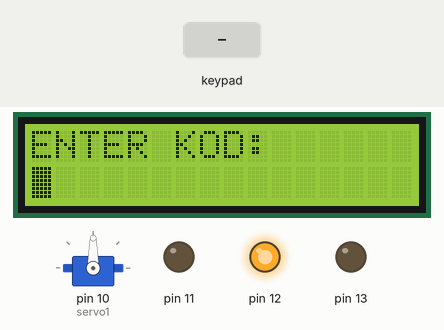
This sketch was run on a simulated Arduino Uno, built with avr-gcc and run on an emulated ATmega328P. Parts: servo, 16×2 character LCD, output pins drawn as LEDs (lit = HIGH). Inputs (shaded band) come from the test bench. What the sketch prints to the serial monitor is not drawn.

Above: at 1.2 s.
1.3 s: keypad keys 5 1 9 6 # pressed 0.4 s apart
At 4.0 s:
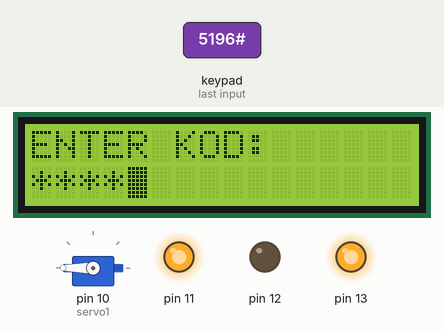
At 5.4 s:
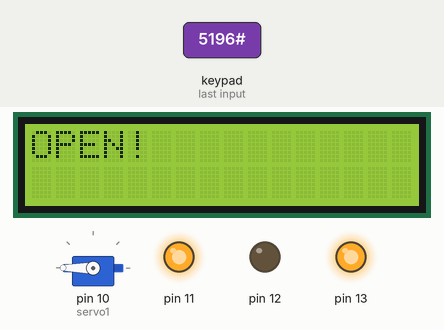
Timing chart, 0 to 6.9 s (numbered marks = the images above; inputs shaded):
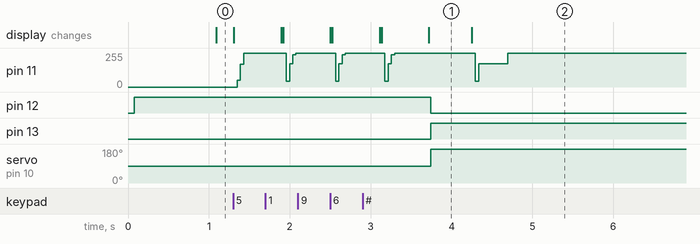

The sketch:

lock.ino
```cpp
#include <Wire.h>              //Библиотека для управления устройствами по I2C
#include <Keypad.h>            //Библиотека для работы с клавиатуры
#include <LiquidCrystal_I2C.h> //Библиотека для работы с дисплеем LCD1602 по I2C интерфейсу
#include <Servo.h>             //Библиотека для работы с сервоприводом

Servo servo1;        //Объявляем переменную servo

const byte ROWS = 4; //Число строк клавиатуры
const byte COLS = 3; //Число столбцов клавиатуры

//Названия клавиш
char hexaKeys[ROWS][COLS] = {
      {'1','2','3'},
      {'4','5','6'},
      {'7','8','9'},
      {'*','0','#'}
};

byte rowPins[ROWS] = {8, 7, 6, 5}; //К каким выводам подключаем управление строками
byte colPins[COLS] = {4, 3, 2};    //К каким выводам подключаем управление столбцами

Keypad customKeypad = Keypad( makeKeymap(hexaKeys), rowPins, colPins, ROWS, COLS); //Иниициализация клавиатуры

int k = 0;                          //Счетчик нажатий
char kod[4] = {'5', '1', '9', '6'}; //Верный код
char buttons[5];                    //Массив нажатых кнопок

LiquidCrystal_I2C lcd(0x27,16,2);   //Указываем I2C адрес

void setup() {
  servo1.attach(10);     //Привязываем сервопривод к аналоговому выходу 10
  Serial.begin(9600);    //Открываем порт для отладки
  pinMode(11, OUTPUT);   //Вывод данных на контакт 11
  pinMode(12, OUTPUT);   //Вывод данных на контакт 12
  pinMode(13, OUTPUT);   //Вывод данных на контакт 13
  digitalWrite(13, LOW); //Подаём нулевой сигнал на вывод 13
  digitalWrite(12, LOW); //Подаём нулевой сигнал на вывод 12
  digitalWrite(11, LOW); //Подаём нулевой сигнал на вывод 11

  lcd.init();            //Инициализация дисплея
  lcd.backlight();       //Подключение подсветки

}
int a =0,b=0,c=50,p=0,sh=0,g=0, ps=0;
void loop() {

char customKey = customKeypad.getKey();

//Звуковое сопровождение-----------
if(b==c){a=0;b=0;p=0;}
if(a==1){ b++; Serial.println(a);
if(b<c){
digitalWrite(11, LOW);
delay(1);
digitalWrite(11, HIGH);}}
//---------------------------------

//Звуковое сопровождение-неверный код-
if(b==c){a=0;b=0;p=0;}
if(a==5){ b++; Serial.println(a);
if(b<c){
digitalWrite(11, LOW);
delayMicroseconds(4000);
digitalWrite(11, HIGH);}}
//---------------------------------

if(g==0 || g==12 ){
  if(a==0){
    if(g==0){
      lcd.clear();         //Очистить дисплей
      lcd.setCursor(0,0);  //Установка курсора в начало первой строки
      lcd.print("CLOSED!");//Набор текста на первой строке
      lcd.setCursor(0,1);  //Установка курсора в начало второй строки
    }

  digitalWrite(13, LOW);  //Подаём нулевой сигнал на вывод 13
  digitalWrite(12, HIGH); //Подаём еденичный сигнал на вывод 12 (загорается красный светодиод)

  delay(1000);            //Задержка на 1 секунду
  lcd.clear();            //Очистить дисплей
  lcd.setCursor(0,0);     //Установка курсора в начало первой строки
  lcd.print("ENTER KOD:");//Набор текста на первой строке
  lcd.setCursor(0,1);     //Установка курсора в начало второй строки
  lcd.blink();            //Включение мигающего курсора (с частотой около 1 Гц)
  g++;                    //Автоинкремент. Чтобы это условие срабатывало один раз
 }
}

if(ps==0){
   //Подмена цифры звёздочкой
   if(b>48 && sh > 0){
          delay(500);
          lcd.print('*');}

   if(customKey){
      c=50;
      p=10;
      a=1;
      buttons[k] = customKey; //Сохраняем значение кнопки в массиве
      k++;

       //Отображаются все символы кроме "#" И "*"
       if(customKey != '#' && customKey != '*'){
          lcd.print(customKey);
          lcd.setCursor(sh,1);
          sh++; //Счётчик нажатий
          }

     if(servo1.read()!=180){
       //Кнопка сброса [RESET]
       if(customKey=='*'){
          k=0;
          sh = 0;
          lcd.clear();             //Очистить дисплей
          lcd.setCursor(0,0);      //Установка курсора в начало первой строки
          lcd.print("ENTER KOD:"); //Набор текста на первой строке
          lcd.setCursor(0,1);      //Установка курсора в начало второй строки
     } }

     //Если нажата кнопка-"#" [ENTER]
     if(customKey=='#'){
        if(buttons[0] == kod[0] && buttons[1] == kod[1] && buttons[2] == kod[2] && buttons[3] == kod[3]){
           ps=90;
           Serial.println("Код Верный!");//Отладка
           digitalWrite(13, HIGH);       //Подаём еденичный сигнал на вывод 13 (загорается зелёный светодиод)
           digitalWrite(12, LOW);        //Подаём нулевой сигнал на вывод 12

           //СЕРВОПРИВОД
           servo1.write(180); //Ставим угол поворота под 180
           delay(500);        //Ждем 500 миллисекунды

           k=0;
           a=1;
           c=150;
           p=10;


           sh = 0;
           lcd.clear();        //Очистить дисплей
           lcd.setCursor(0,0); //Установка курсора в начало первой строки
           lcd.print("OPEN!"); //Набор текста на первой строке
           lcd.noBlink();      //Выключение мигающего курсора
        }else{
              Serial.println("Код НЕ верный!");//Отладка
              k=0;
              a=5;
              c=150;
              p=10;

        sh = 0;
        lcd.clear();                          //Очистить дисплей
        lcd.setCursor(0,0);                   //Установка курсора в начало первой строки
        lcd.print("The code is not");         //Набор текста на первой строке
        lcd.setCursor(0,1);                   //Установка курсора в начало второй строки
        lcd.print("Correct :(");              //Набор текста на второй строке
        g=12;                                 //Включаем текст Enter Kod
              }
      }
    }
}


}
```

Measured:
- what the display in image 1 shows lasts 0.6 s, from 3.7 s to 4.3 s
